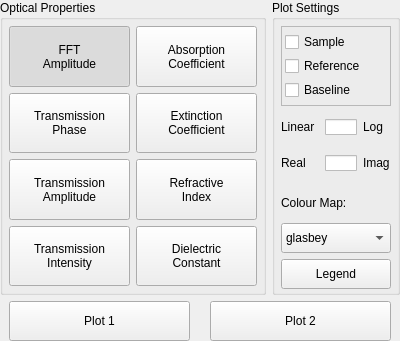
       <widget class="QFrame" name="frame_info">
        <property name="sizePolicy">
         <sizepolicy hsizetype="Preferred" vsizetype="Fixed">
          <horstretch>0</horstretch>
          <verstretch>0</verstretch>
         </sizepolicy>
        </property>
        <property name="minimumSize">
         <size>
          <width>400</width>
          <height>0</height>
         </size>
        </property>
        <property name="frameShape">
         <enum>QFrame::NoFrame</enum>
        </property>
        <property name="frameShadow">
         <enum>QFrame::Raised</enum>
        </property>
        <layout class="QGridLayout" name="gridLayout_2">
         <property name="leftMargin">
          <number>0</number>
         </property>
         <property name="topMargin">
          <number>0</number>
         </property>
         <property name="rightMargin">
          <number>0</number>
         </property>
         <property name="bottomMargin">
          <number>0</number>
         </property>
         <item row="0" column="0" rowspan="2" colspan="2">
          <widget class="QGroupBox" name="groupBox_properties">
           <property name="sizePolicy">
            <sizepolicy hsizetype="Preferred" vsizetype="Preferred">
             <horstretch>2</horstretch>
             <verstretch>0</verstretch>
            </sizepolicy>
           </property>
           <property name="minimumSize">
            <size>
             <width>250</width>
             <height>0</height>
            </size>
           </property>
           <property name="title">
            <string>Optical Properties</string>
           </property>
           <layout class="QGridLayout" name="gridLayout">
            <property name="leftMargin">
             <number>6</number>
            </property>
            <property name="topMargin">
             <number>6</number>
            </property>
            <property name="rightMargin">
             <number>6</number>
            </property>
            <property name="bottomMargin">
             <number>6</number>
            </property>
            <item row="0" column="0">
             <widget class="QPushButton" name="pushButton_fftamp">
              <property name="enabled">
               <bool>true</bool>
              </property>
              <property name="sizePolicy">
               <sizepolicy hsizetype="Minimum" vsizetype="Preferred">
                <horstretch>0</horstretch>
                <verstretch>0</verstretch>
               </sizepolicy>
              </property>
              <property name="focusPolicy">
               <enum>Qt::StrongFocus</enum>
              </property>
              <property name="text">
               <string>FFT
Amplitude</string>
              </property>
              <property name="checkable">
               <bool>true</bool>
              </property>
              <property name="checked">
               <bool>true</bool>
              </property>
              <property name="autoExclusive">
               <bool>true</bool>
              </property>
              <property name="plotProperty" stdset="0">
               <string>waveforms</string>
              </property>
              <property name="xLabel" stdset="0">
               <string>Frequency (THz)</string>
              </property>
              <property name="yLabel" stdset="0">
               <string>Power (a.u.)</string>
              </property>
              <property name="plotLog" stdset="0">
               <bool>true</bool>
              </property>
              <property name="plotImaginary" stdset="0">
               <bool>false</bool>
              </property>
              <property name="plotTransform" stdset="0">
               <bool>true</bool>
              </property>
              <attribute name="buttonGroup">
               <string notr="true">buttonGroup_properties</string>
              </attribute>
             </widget>
            </item>
            <item row="0" column="1">
             <widget class="QPushButton" name="pushButton_abs">
              <property name="sizePolicy">
               <sizepolicy hsizetype="Minimum" vsizetype="Preferred">
                <horstretch>0</horstretch>
                <verstretch>0</verstretch>
               </sizepolicy>
              </property>
              <property name="focusPolicy">
               <enum>Qt::StrongFocus</enum>
              </property>
              <property name="text">
               <string>Absorption
Coefficient</string>
              </property>
              <property name="checkable">
               <bool>true</bool>
              </property>
              <property name="autoExclusive">
               <bool>true</bool>
              </property>
              <property name="plotProperty" stdset="0">
               <string>absorption_coefficient</string>
              </property>
              <property name="xLabel" stdset="0">
               <string>Frequency (THz)</string>
              </property>
              <property name="yLabel" stdset="0">
               <string>Absorption Coefficient (cm&lt;super&gt;-1&lt;/super&gt;)</string>
              </property>
              <property name="plotLog" stdset="0">
               <bool>false</bool>
              </property>
              <property name="plotImaginary" stdset="0">
               <bool>false</bool>
              </property>
              <property name="plotTransform" stdset="0">
               <bool>false</bool>
              </property>
              <attribute name="buttonGroup">
               <string notr="true">buttonGroup_properties</string>
              </attribute>
             </widget>
            </item>
            <item row="1" column="0">
             <widget class="QPushButton" name="pushButton_phase">
              <property name="sizePolicy">
               <sizepolicy hsizetype="Minimum" vsizetype="Preferred">
                <horstretch>0</horstretch>
                <verstretch>0</verstretch>
               </sizepolicy>
              </property>
              <property name="focusPolicy">
               <enum>Qt::StrongFocus</enum>
              </property>
              <property name="text">
               <string>Transmission
Phase</string>
              </property>
              <property name="checkable">
               <bool>true</bool>
              </property>
              <property name="autoExclusive">
               <bool>true</bool>
              </property>
              <property name="plotProperty" stdset="0">
               <string>phase</string>
              </property>
              <property name="xLabel" stdset="0">
               <string>Frequency (THz)</string>
              </property>
              <property name="yLabel" stdset="0">
               <string>Phase (θ&lt;super&gt;c&lt;/super&gt;)</string>
              </property>
              <property name="plotLog" stdset="0">
               <bool>true</bool>
              </property>
              <property name="plotImaginary" stdset="0">
               <bool>false</bool>
              </property>
              <property name="plotTransform" stdset="0">
               <bool>false</bool>
              </property>
              <attribute name="buttonGroup">
               <string notr="true">buttonGroup_properties</string>
              </attribute>
             </widget>
            </item>
            <item row="1" column="1">
             <widget class="QPushButton" name="pushButton_ext">
              <property name="sizePolicy">
               <sizepolicy hsizetype="Minimum" vsizetype="Preferred">
                <horstretch>0</horstretch>
                <verstretch>0</verstretch>
               </sizepolicy>
              </property>
              <property name="focusPolicy">
               <enum>Qt::StrongFocus</enum>
              </property>
              <property name="text">
               <string>Extinction
Coefficient</string>
              </property>
              <property name="checkable">
               <bool>true</bool>
              </property>
              <property name="autoExclusive">
               <bool>true</bool>
              </property>
              <property name="plotProperty" stdset="0">
               <string>extinction_coefficient</string>
              </property>
              <property name="xLabel" stdset="0">
               <string>Frequency (THz)</string>
              </property>
              <property name="yLabel" stdset="0">
               <string>Extinction Coefficient (cm&lt;super&gt;-1&lt;/super&gt;)</string>
              </property>
              <property name="plotLog" stdset="0">
               <bool>false</bool>
              </property>
              <property name="plotImaginary" stdset="0">
               <bool>false</bool>
              </property>
              <property name="plotTransform" stdset="0">
               <bool>false</bool>
              </property>
              <attribute name="buttonGroup">
               <string notr="true">buttonGroup_properties</string>
              </attribute>
             </widget>
            </item>
            <item row="2" column="0">
             <widget class="QPushButton" name="pushButton_amp">
              <property name="sizePolicy">
               <sizepolicy hsizetype="Minimum" vsizetype="Preferred">
                <horstretch>0</horstretch>
                <verstretch>0</verstretch>
               </sizepolicy>
              </property>
              <property name="focusPolicy">
               <enum>Qt::StrongFocus</enum>
              </property>
              <property name="text">
               <string>Transmission
Amplitude</string>
              </property>
              <property name="checkable">
               <bool>true</bool>
              </property>
              <property name="autoExclusive">
               <bool>true</bool>
              </property>
              <property name="plotProperty" stdset="0">
               <string>transmission_amplitude</string>
              </property>
              <property name="xLabel" stdset="0">
               <string>Frequency (THz)</string>
              </property>
              <property name="yLabel" stdset="0">
               <string>Transmission Amplitude</string>
              </property>
              <property name="plotLog" stdset="0">
               <bool>true</bool>
              </property>
              <property name="plotImaginary" stdset="0">
               <bool>false</bool>
              </property>
              <property name="plotTransform" stdset="0">
               <bool>false</bool>
              </property>
              <attribute name="buttonGroup">
               <string notr="true">buttonGroup_properties</string>
              </attribute>
             </widget>
            </item>
            <item row="2" column="1">
             <widget class="QPushButton" name="pushButton_nindex">
              <property name="sizePolicy">
               <sizepolicy hsizetype="Minimum" vsizetype="Preferred">
                <horstretch>0</horstretch>
                <verstretch>0</verstretch>
               </sizepolicy>
              </property>
              <property name="focusPolicy">
               <enum>Qt::StrongFocus</enum>
              </property>
              <property name="text">
               <string>Refractive
Index</string>
              </property>
              <property name="checkable">
               <bool>true</bool>
              </property>
              <property name="autoExclusive">
               <bool>true</bool>
              </property>
              <property name="plotProperty" stdset="0">
               <string>refractive_index</string>
              </property>
              <property name="xLabel" stdset="0">
               <string>Frequency (THz)</string>
              </property>
              <property name="yLabel" stdset="0">
               <string>Refractive Index</string>
              </property>
              <property name="plotLog" stdset="0">
               <bool>false</bool>
              </property>
              <property name="plotImaginary" stdset="0">
               <bool>false</bool>
              </property>
              <property name="plotTransform" stdset="0">
               <bool>false</bool>
              </property>
              <attribute name="buttonGroup">
               <string notr="true">buttonGroup_properties</string>
              </attribute>
             </widget>
            </item>
            <item row="3" column="0">
             <widget class="QPushButton" name="pushButton_intensity">
              <property name="sizePolicy">
               <sizepolicy hsizetype="Minimum" vsizetype="Preferred">
                <horstretch>0</horstretch>
                <verstretch>0</verstretch>
               </sizepolicy>
              </property>
              <property name="focusPolicy">
               <enum>Qt::StrongFocus</enum>
              </property>
              <property name="text">
               <string>Transmission
Intensity</string>
              </property>
              <property name="checkable">
               <bool>true</bool>
              </property>
              <property name="autoExclusive">
               <bool>true</bool>
              </property>
              <property name="plotProperty" stdset="0">
               <string>transmission_intensity</string>
              </property>
              <property name="xLabel" stdset="0">
               <string>Frequency (THz)</string>
              </property>
              <property name="yLabel" stdset="0">
               <string>Transmission Intensity</string>
              </property>
              <property name="plotLog" stdset="0">
               <bool>true</bool>
              </property>
              <property name="plotImaginary" stdset="0">
               <bool>false</bool>
              </property>
              <property name="plotTransform" stdset="0">
               <bool>false</bool>
              </property>
              <attribute name="buttonGroup">
               <string notr="true">buttonGroup_properties</string>
              </attribute>
             </widget>
            </item>
            <item row="3" column="1">
             <widget class="QPushButton" name="pushButton_dielectric">
              <property name="sizePolicy">
               <sizepolicy hsizetype="Minimum" vsizetype="Preferred">
                <horstretch>0</horstretch>
                <verstretch>0</verstretch>
               </sizepolicy>
              </property>
              <property name="focusPolicy">
               <enum>Qt::StrongFocus</enum>
              </property>
              <property name="text">
               <string>Dielectric
Constant</string>
              </property>
              <property name="checkable">
               <bool>true</bool>
              </property>
              <property name="autoExclusive">
               <bool>true</bool>
              </property>
              <property name="plotProperty" stdset="0">
               <string>dielectric_constant</string>
              </property>
              <property name="xLabel" stdset="0">
               <string>Frequency (THz)</string>
              </property>
              <property name="yLabel" stdset="0">
               <string>Dielectric Constant</string>
              </property>
              <property name="plotLog" stdset="0">
               <bool>false</bool>
              </property>
              <property name="plotImaginary" stdset="0">
               <bool>false</bool>
              </property>
              <property name="plotTransform" stdset="0">
               <bool>false</bool>
              </property>
              <attribute name="buttonGroup">
               <string notr="true">buttonGroup_properties</string>
              </attribute>
             </widget>
            </item>
           </layout>
          </widget>
         </item>
         <item row="0" column="2" rowspan="2">
          <widget class="QGroupBox" name="groupBox_plotsettings">
           <property name="sizePolicy">
            <sizepolicy hsizetype="Preferred" vsizetype="Preferred">
             <horstretch>1</horstretch>
             <verstretch>0</verstretch>
            </sizepolicy>
           </property>
           <property name="maximumSize">
            <size>
             <width>150</width>
             <height>16777215</height>
            </size>
           </property>
           <property name="title">
            <string>Plot Settings</string>
           </property>
           <layout class="QGridLayout" name="gridLayout_3">
            <property name="leftMargin">
             <number>6</number>
            </property>
            <property name="topMargin">
             <number>6</number>
            </property>
            <property name="rightMargin">
             <number>6</number>
            </property>
            <property name="bottomMargin">
             <number>6</number>
            </property>
            <item row="2" column="1">
             <widget class="QCheckBox" name="checkBox_plotimaginary">
              <property name="minimumSize">
               <size>
                <width>0</width>
                <height>30</height>
               </size>
              </property>
              <property name="maximumSize">
               <size>
                <width>16777215</width>
                <height>16777215</height>
               </size>
              </property>
              <property name="focusPolicy">
               <enum>Qt::WheelFocus</enum>
              </property>
              <property name="styleSheet">
               <string notr="true">QCheckBox::indicator {
    width: 32px;
    height: 16px;
}</string>
              </property>
              <property name="text">
               <string>Imag</string>
              </property>
              <property name="tristate">
               <bool>false</bool>
              </property>
             </widget>
            </item>
            <item row="1" column="0">
             <widget class="QLabel" name="label_linear">
              <property name="minimumSize">
               <size>
                <width>0</width>
                <height>30</height>
               </size>
              </property>
              <property name="text">
               <string>Linear</string>
              </property>
             </widget>
            </item>
            <item row="6" column="0" colspan="2">
             <widget class="QPushButton" name="pushButton_legend">
              <property name="enabled">
               <bool>true</bool>
              </property>
              <property name="sizePolicy">
               <sizepolicy hsizetype="Preferred" vsizetype="Fixed">
                <horstretch>0</horstretch>
                <verstretch>0</verstretch>
               </sizepolicy>
              </property>
              <property name="minimumSize">
               <size>
                <width>0</width>
                <height>30</height>
               </size>
              </property>
              <property name="maximumSize">
               <size>
                <width>16777215</width>
                <height>24</height>
               </size>
              </property>
              <property name="focusPolicy">
               <enum>Qt::StrongFocus</enum>
              </property>
              <property name="text">
               <string>Legend</string>
              </property>
              <property name="checkable">
               <bool>false</bool>
              </property>
             </widget>
            </item>
            <item row="2" column="0">
             <widget class="QLabel" name="label_real">
              <property name="minimumSize">
               <size>
                <width>0</width>
                <height>30</height>
               </size>
              </property>
              <property name="text">
               <string>Real</string>
              </property>
             </widget>
            </item>
            <item row="1" column="1">
             <widget class="QCheckBox" name="checkBox_plotlog">
              <property name="minimumSize">
               <size>
                <width>0</width>
                <height>30</height>
               </size>
              </property>
              <property name="maximumSize">
               <size>
                <width>16777215</width>
                <height>16777215</height>
               </size>
              </property>
              <property name="focusPolicy">
               <enum>Qt::WheelFocus</enum>
              </property>
              <property name="styleSheet">
               <string notr="true">QCheckBox::indicator {
    width: 32px;
    height: 16px;
}</string>
              </property>
              <property name="text">
               <string>Log</string>
              </property>
              <property name="tristate">
               <bool>false</bool>
              </property>
             </widget>
            </item>
            <item row="4" column="0" colspan="2">
             <widget class="QLabel" name="label_colourmap">
              <property name="minimumSize">
               <size>
                <width>0</width>
                <height>30</height>
               </size>
              </property>
              <property name="maximumSize">
               <size>
                <width>16777215</width>
                <height>21</height>
               </size>
              </property>
              <property name="text">
               <string>Colour Map:</string>
              </property>
              <property name="alignment">
               <set>Qt::AlignLeading|Qt::AlignLeft|Qt::AlignVCenter</set>
              </property>
             </widget>
            </item>
            <item row="5" column="0" colspan="2">
             <widget class="QComboBox" name="comboBox_colourmap">
              <property name="enabled">
               <bool>true</bool>
              </property>
              <property name="minimumSize">
               <size>
                <width>0</width>
                <height>30</height>
               </size>
              </property>
              <property name="maximumSize">
               <size>
                <width>16777215</width>
                <height>24</height>
               </size>
              </property>
              <property name="focusPolicy">
               <enum>Qt::WheelFocus</enum>
              </property>
              <property name="editable">
               <bool>false</bool>
              </property>
              <item>
               <property name="text">
                <string>glasbey</string>
               </property>
              </item>
              <item>
               <property name="text">
                <string>glasbey_cool</string>
               </property>
              </item>
              <item>
               <property name="text">
                <string>glasbey_dark</string>
               </property>
              </item>
              <item>
               <property name="text">
                <string>glasbey_light</string>
               </property>
              </item>
              <item>
               <property name="text">
                <string>glasbey_warm</string>
               </property>
              </item>
              <item>
               <property name="text">
                <string>isolum</string>
               </property>
              </item>
              <item>
               <property name="text">
                <string>gouldian</string>
               </property>
              </item>
              <item>
               <property name="text">
                <string>colorwheel</string>
               </property>
              </item>
              <item>
               <property name="text">
                <string>blues</string>
               </property>
              </item>
              <item>
               <property name="text">
                <string>fire</string>
               </property>
              </item>
              <item>
               <property name="text">
                <string>coolwarm</string>
               </property>
              </item>
              <item>
               <property name="text">
                <string>gray</string>
               </property>
              </item>
              <item>
               <property name="text">
                <string>rainbow</string>
               </property>
              </item>
             </widget>
            </item>
            <item row="0" column="0" colspan="2">
             <widget class="QFrame" name="frame_dsselection">
              <property name="enabled">
               <bool>true</bool>
              </property>
              <property name="frameShape">
               <enum>QFrame::StyledPanel</enum>
              </property>
              <property name="frameShadow">
               <enum>QFrame::Plain</enum>
              </property>
              <layout class="QVBoxLayout" name="verticalLayout">
               <property name="spacing">
                <number>0</number>
               </property>
               <property name="leftMargin">
                <number>3</number>
               </property>
               <property name="topMargin">
                <number>3</number>
               </property>
               <property name="rightMargin">
                <number>6</number>
               </property>
               <property name="bottomMargin">
                <number>3</number>
               </property>
               <item>
                <widget class="QCheckBox" name="checkBox_plotsample">
                 <property name="minimumSize">
                  <size>
                   <width>0</width>
                   <height>24</height>
                  </size>
                 </property>
                 <property name="focusPolicy">
                  <enum>Qt::StrongFocus</enum>
                 </property>
                 <property name="text">
                  <string>Sample</string>
                 </property>
                 <property name="checked">
                  <bool>false</bool>
                 </property>
                 <property name="autoExclusive">
                  <bool>false</bool>
                 </property>
                </widget>
               </item>
               <item>
                <widget class="QCheckBox" name="checkBox_plotreference">
                 <property name="minimumSize">
                  <size>
                   <width>0</width>
                   <height>24</height>
                  </size>
                 </property>
                 <property name="focusPolicy">
                  <enum>Qt::StrongFocus</enum>
                 </property>
                 <property name="text">
                  <string>Reference</string>
                 </property>
                 <property name="checked">
                  <bool>false</bool>
                 </property>
                 <property name="autoExclusive">
                  <bool>false</bool>
                 </property>
                </widget>
               </item>
               <item>
                <widget class="QCheckBox" name="checkBox_plotbaseline">
                 <property name="minimumSize">
                  <size>
                   <width>0</width>
                   <height>24</height>
                  </size>
                 </property>
                 <property name="focusPolicy">
                  <enum>Qt::StrongFocus</enum>
                 </property>
                 <property name="text">
                  <string>Baseline</string>
                 </property>
                 <property name="checked">
                  <bool>false</bool>
                 </property>
                 <property name="autoExclusive">
                  <bool>false</bool>
                 </property>
                </widget>
               </item>
              </layout>
             </widget>
            </item>
           </layout>
          </widget>
         </item>
         <item row="2" column="0" colspan="3">
          <widget class="QFrame" name="frame_plotbuttons">
           <property name="sizePolicy">
            <sizepolicy hsizetype="Preferred" vsizetype="Fixed">
             <horstretch>0</horstretch>
             <verstretch>0</verstretch>
            </sizepolicy>
           </property>
           <property name="frameShape">
            <enum>QFrame::NoFrame</enum>
           </property>
           <property name="frameShadow">
            <enum>QFrame::Raised</enum>
           </property>
           <layout class="QHBoxLayout" name="horizontalLayout_3">
            <property name="spacing">
             <number>20</number>
            </property>
            <property name="leftMargin">
             <number>9</number>
            </property>
            <property name="topMargin">
             <number>0</number>
            </property>
            <property name="rightMargin">
             <number>9</number>
            </property>
            <property name="bottomMargin">
             <number>0</number>
            </property>
            <item>
             <widget class="QPushButton" name="pushButton_plot1">
              <property name="sizePolicy">
               <sizepolicy hsizetype="Minimum" vsizetype="Preferred">
                <horstretch>0</horstretch>
                <verstretch>0</verstretch>
               </sizepolicy>
              </property>
              <property name="minimumSize">
               <size>
                <width>81</width>
                <height>40</height>
               </size>
              </property>
              <property name="maximumSize">
               <size>
                <width>16777215</width>
                <height>40</height>
               </size>
              </property>
              <property name="focusPolicy">
               <enum>Qt::StrongFocus</enum>
              </property>
              <property name="text">
               <string>Plot 1</string>
              </property>
             </widget>
            </item>
            <item>
             <widget class="QPushButton" name="pushButton_plot2">
              <property name="sizePolicy">
               <sizepolicy hsizetype="Preferred" vsizetype="Fixed">
                <horstretch>0</horstretch>
                <verstretch>0</verstretch>
               </sizepolicy>
              </property>
              <property name="minimumSize">
               <size>
                <width>81</width>
                <height>40</height>
               </size>
              </property>
              <property name="maximumSize">
               <size>
                <width>16777215</width>
                <height>40</height>
               </size>
              </property>
              <property name="focusPolicy">
               <enum>Qt::StrongFocus</enum>
              </property>
              <property name="text">
               <string>Plot 2</string>
              </property>
             </widget>
            </item>
           </layout>
          </widget>
         </item>
        </layout>
       </widget>
